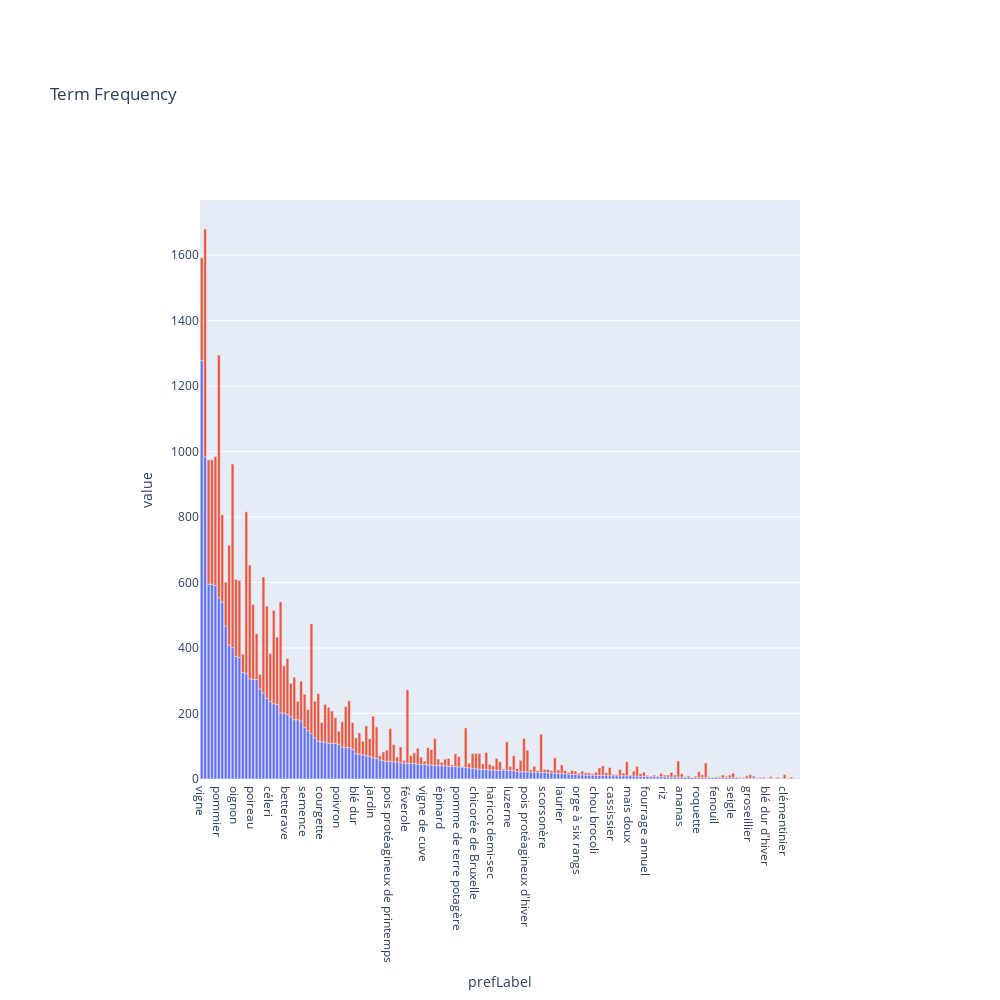

Notebook code cell kept with this figure:
### Code cell
fig = px.bar(result, x="prefLabel", y=["count_x", "count_y"], title="Term Frequency")
fig.update_layout(
    margin=dict(t=200, r=200, b=200, l=200),
    showlegend=False,
    width=1000, height=1000,
    autosize=False)

fig.show()

### Figure 1 — Plotly figure (JSON) as saved in the notebook; plotly's stock layout.template omitted (floating-point values rounded to 4 significant figures; data arrays with more than 128 entries replaced by an {"elided": "..."} marker saying what was removed)
{"data": [{"alignmentgroup": "True", "hovertemplate": "variable=count_x<br>prefLabel=%{x}<br>value=%{y}<extra></extra>", "legendgroup": "count_x", "marker": {"color": "#636efa"}, "name": "count_x", "offsetgroup": "count_x", "orientation": "v", "showlegend": true, "textposition": "auto", "type": "bar", "x": {"elided": "175 str values"}, "xaxis": "x", "y": {"elided": "175 int values"}, "yaxis": "y"}, {"alignmentgroup": "True", "hovertemplate": "variable=count_y<br>prefLabel=%{x}<br>value=%{y}<extra></extra>", "legendgroup": "count_y", "marker": {"color": "#EF553B"}, "name": "count_y", "offsetgroup": "count_y", "orientation": "v", "showlegend": true, "textposition": "auto", "type": "bar", "x": {"elided": "175 str values"}, "xaxis": "x", "y": {"elided": "175 int values"}, "yaxis": "y"}], "layout": {"autosize": false, "barmode": "relative", "height": 1000, "legend": {"title": {"text": "variable"}, "tracegroupgap": 0}, "margin": {"b": 200, "l": 200, "r": 200, "t": 200}, "showlegend": false, "title": {"text": "Term Frequency"}, "width": 1000, "xaxis": {"anchor": "y", "domain": [0, 1], "title": {"text": "prefLabel"}}, "yaxis": {"anchor": "x", "domain": [0, 1], "title": {"text": "value"}}}}
